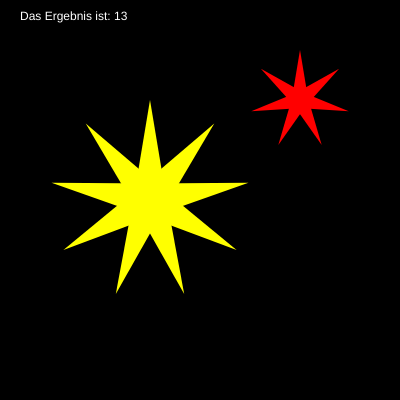
Frame 1 (no input)
Frame 60 (no input): identical to frame 1, image omitted
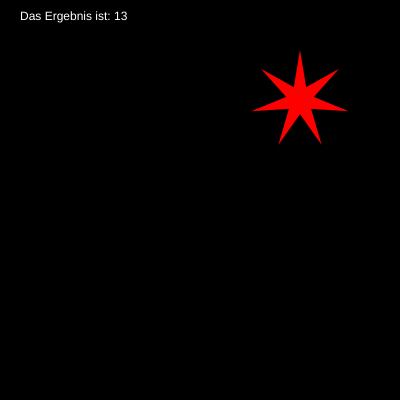
Frame 120 (the mouse pressed at the canvas centre since frame 60)

The p5.js sketch that drew these frames (run headless with seeded random() and noise() and a simulated clock; from frame 60 on, the mouse is pressed at the canvas centre):

// p5.js sketch
// ── sketch.js
function setup() {
  createCanvas(400, 400);
  angleMode(DEGREES);
}

function draw() {
  background(0);

  if(mouseOverRect(0, 0, 50, 50)){
    star(150, 200, 100);
  }

  star(300, 100, 50, color(255, 0, 0), 7);

  let ergebnis = addiereUndRunde(5, 8.3);
  fill(255);
  text(ergebnis, 20, 20);
}

function addiereUndRunde(zahl1, zahl2){
  let result = round(zahl1 + zahl2);
  // Strings werden mit einem "+" verkettet
  let resultText = "Das Ergebnis ist: " + result;
  return resultText;
  //console.log("ich werde nicht mehr ausgeführt");
}

function mouseOverRect(x, y, w, h){
  if(mouseX >= x && mouseX <= x+w && mouseY >= y && mouseY <= y+h){
    return true;
  } else {
    return false;
  }

}

function star(x, y, r, col = color(255, 255, 0),count = 9){
  //let x = 200;
  //let y = 150;
  //let r = 60;
  //let count = 12;

  push();
  translate(x, y);
  
  fill(col);
  noStroke();

  // for(VARIABLENDEFINITION; CONDITION; INDKREMENTOR){ ... }
  for(let i = 0; i<count; i = i+1){
    triangle(0, -r, r/6.0, 0, -r/6.0, 0);
    // drehe um 1/5 von einer ganzen Umdrehung
    rotate(360.0 / count);
  }
  pop();
}
